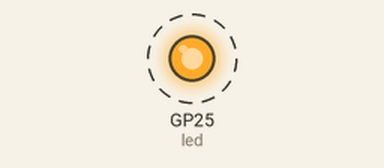
The program below on a simulated Raspberry Pi Pico running MicroPython. Shown: output pins drawn as LEDs (lit = HIGH). Dashed ring = blinking. What the program prints to the serial console is not drawn.

Above: at 0.2 s.
Timing chart, 0 to 3.0 s (numbered marks = the images above):
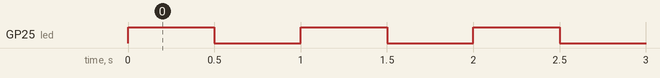

Measured:
- by itself, GP25 (led): alternates HIGH for 0.50 s and LOW for 0.50 s

The program:

main.py
```python
from machine import Pin
from time import sleep

led = Pin(25, Pin.OUT)

while True:
    print("toggle")
    led.toggle()
    sleep(0.5)
```
